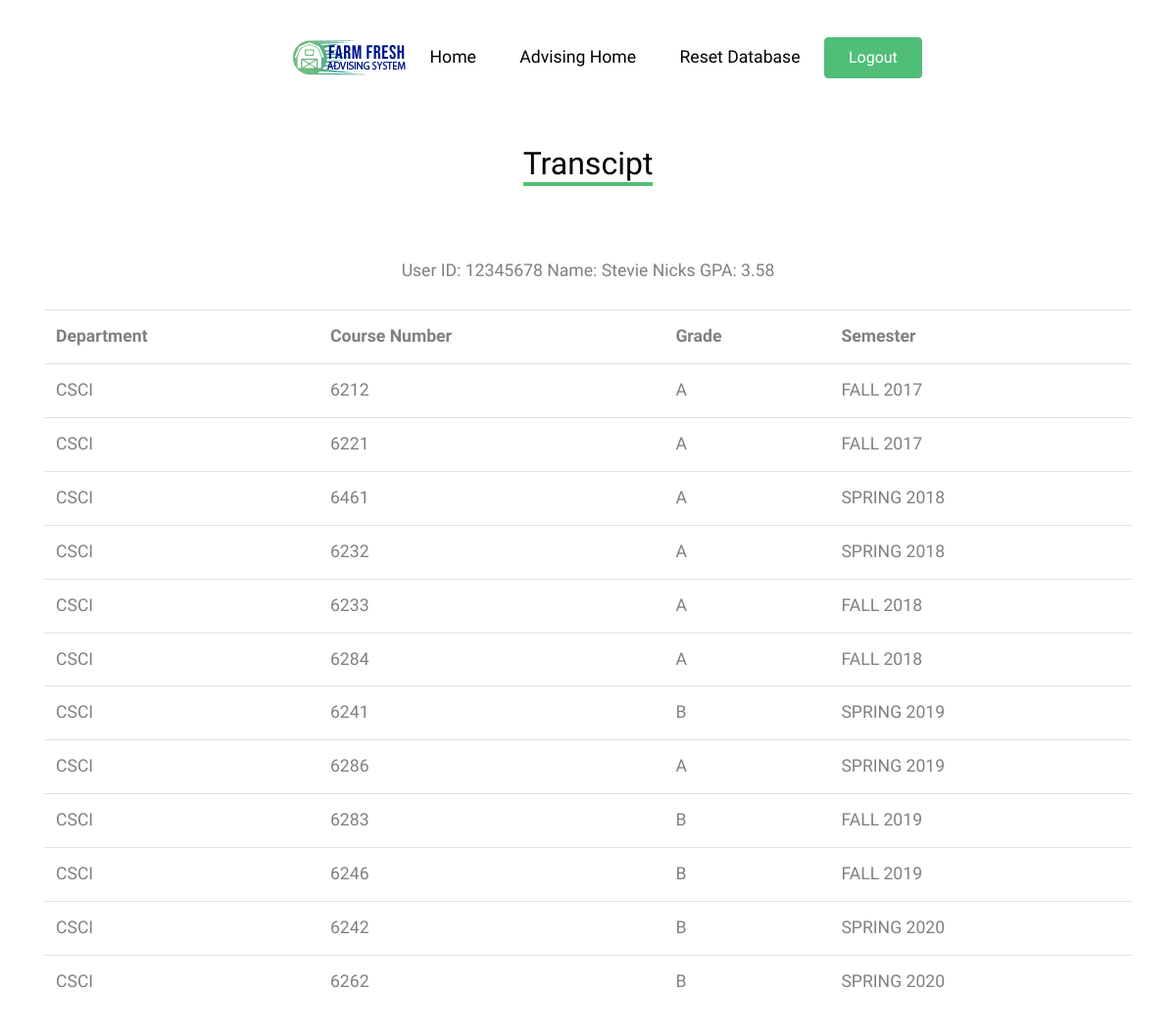
The page /ADS/Webpages/transcript.php (signed in) on the database its author committed.
### tables this page shows
create table student(
u_id int NOT NULL,
fname varchar(20) NOT NULL,
lname varchar(20) NOT NULL,
addr varchar(50) NOT NULL,
email varchar(30) NOT NULL,
major varchar(20) NOT NULL,
degree varchar(3),
gpa decimal(3,2),
gradapp int,
form1status int,
advisor int,
primary key (u_id),
foreign key (u_id) references users(id)
);

create table student_transcript (
	t_id int, 
	dept varchar(4),
    cno int,
    grade varchar(2),
    semesterid int,
    inform1 bool,
	primary key (t_id, dept, cno), 
	foreign key (semesterid) references semester(semesterid),
    foreign key (t_id) references users(id)
);

create table semester(
    semesterid int,
    semester varchar(10),
    year int,
    primary key (semesterid)
);

### ADS/Webpages/transcript.php (the view, shortened to what this page needs)
<!DOCTYPE html>
<?php
	require_once('header.php');
?>
<body>
<div class="site-section">
    <div class="container">
		<div class="row mb-4 justify-content-center text-center">
          	<div class="col-lg-4 mb-4">
            	<h2 class="section-title-underline mb-4">
					<?php if($_SESSION['acc_type'] > 4){ ?>
              		<span>Transcipt</span>
					<?php }else{ ?>
					<span>Transcipts</span>
					<?php } ?>
            	</h2>
          	</div>
		</div>
<?php
	if (isset($_SESSION['user_id'])) {
	if($_SESSION['acc_type'] > 4) {
		echo '<table class="table">';
		echo '<tr><th>Department</th><th>Course Number</th><th>Grade</th><th>Semester</th></tr>';
		if ($_SESSION['acc_type'] == 5)
			$query = "select gpa FROM student WHERE u_id='" . $_SESSION['user_id'] . "'";
		else
			$query = "select gpa FROM alumni WHERE a_id='" . $_SESSION['user_id'] . "'";
        $dbc = mysqli_connect(DB_HOST, DB_USER, DB_PASSWORD, DB_NAME);
        $data = mysqli_query($dbc, $query);
		$gpadata = mysqli_fetch_array($data);
		if ($_SESSION['acc_type'] == 5)
			$query = "select fname, lname FROM student WHERE u_id='" . $_SESSION['user_id'] . "'";
		else
			$query = "select fname, lname FROM alumni WHERE a_id='" . $_SESSION['user_id'] . "'";
            $dbc = mysqli_connect(DB_HOST, DB_USER, DB_PASSWORD, DB_NAME);
            $data = mysqli_query($dbc, $query);
            $namedata = mysqli_fetch_array($data);
		$query = "SELECT * FROM student_transcript t, semester s WHERE t.semesterid = s.semesterid && t.t_id='" . $_SESSION['user_id'] . "' ORDER BY t.semesterid ASC";
                $dbc = mysqli_connect(DB_HOST, DB_USER, DB_PASSWORD, DB_NAME);
                $data = mysqli_query($dbc, $query);
				echo '<div class="row mb-4 justify-content-center text-center">';
				echo "User ID: ". $_SESSION['user_id'] . " Name: ". $namedata['fname'] . " ". $namedata['lname'] . " GPA: " . $gpadata['gpa'];
				echo '</div>';
                while($row = mysqli_fetch_array($data)) {
                    echo "<tr><td>".$row['dept'] . "</td><td>".  $row['cno'] . "</td><td>".  $row['grade'] . "</td><td>".  $row['semester'] . " " . $row['year'] ."</td></tr>";
                }
		echo '</table>';
	}
				?>
				<?php
	}
?>
</div>
</div>
</body>

### ADS/Webpages/css/style.css (style rules this page uses)
body { line-height: 1.7; color: gray; font-weight: 300; font-size: 1.1rem; }
h1, h2, h3, h4, h5, .h1, .h2, .h3, .h4, .h5 { font-family: "Muli", -apple-system, BlinkMacSystemFont, "Segoe UI", Roboto, "Helvetica Neue", Arial, sans-serif, "Apple Color Emoji", "Segoe UI Emoji", "Segoe UI Symbol", "Noto Color Emoji"; }
.site-section { padding: 2.5em 0; }
@media (min-width: 768px) { .site-section { padding: 5em 0; } }
.section-title-underline { color: #000; }
.section-title-underline span { display: inline-block; border-bottom: 4px solid #51be78; }

### rows shown on the page
student: fname "Stevie", lname "Nicks", gpa "3.58"
student_transcript: dept "CSCI", cno "6212", grade "A", semesterid.semester "FALL", semesterid.year "2017"
student_transcript: dept "CSCI", cno "6221", grade "A", semesterid.semester "FALL", semesterid.year "2017"
student_transcript: dept "CSCI", cno "6461", grade "A", semesterid.semester "SPRING", semesterid.year "2018"
student_transcript: dept "CSCI", cno "6232", grade "A", semesterid.semester "SPRING", semesterid.year "2018"
student_transcript: dept "CSCI", cno "6233", grade "A", semesterid.semester "FALL", semesterid.year "2018"
student_transcript: dept "CSCI", cno "6284", grade "A", semesterid.semester "FALL", semesterid.year "2018"
student_transcript: dept "CSCI", cno "6241", grade "B", semesterid.semester "SPRING", semesterid.year "2019"
student_transcript: dept "CSCI", cno "6286", grade "A", semesterid.semester "SPRING", semesterid.year "2019"
student_transcript: dept "CSCI", cno "6283", grade "B", semesterid.semester "FALL", semesterid.year "2019"
student_transcript: dept "CSCI", cno "6246", grade "B", semesterid.semester "FALL", semesterid.year "2019"
student_transcript: dept "CSCI", cno "6242", grade "B", semesterid.semester "SPRING", semesterid.year "2020"
student_transcript: dept "CSCI", cno "6262", grade "B", semesterid.semester "SPRING", semesterid.year "2020"

### other values the page prints
$_SESSION['user_id'] "12345678"
